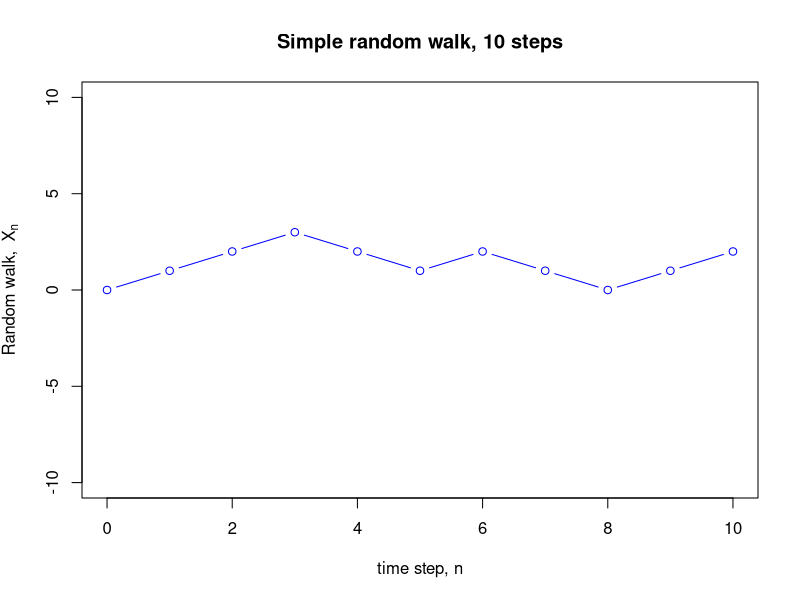
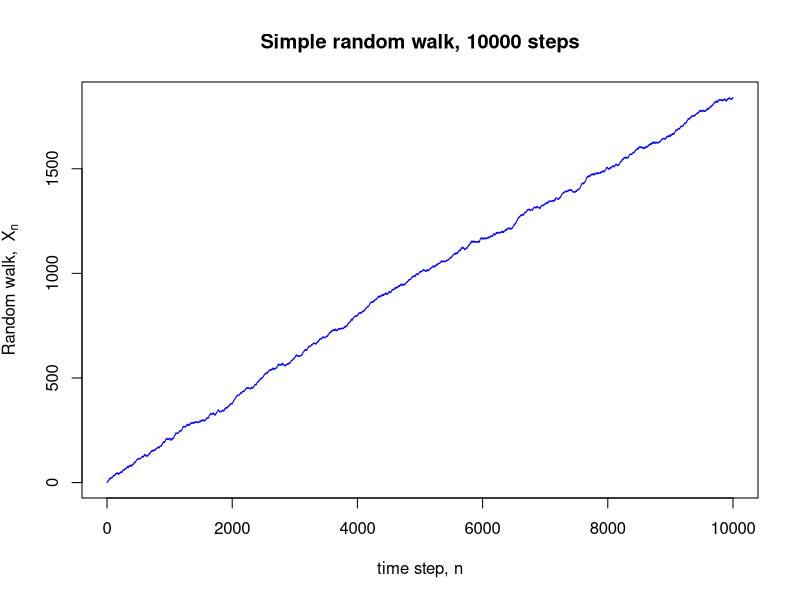
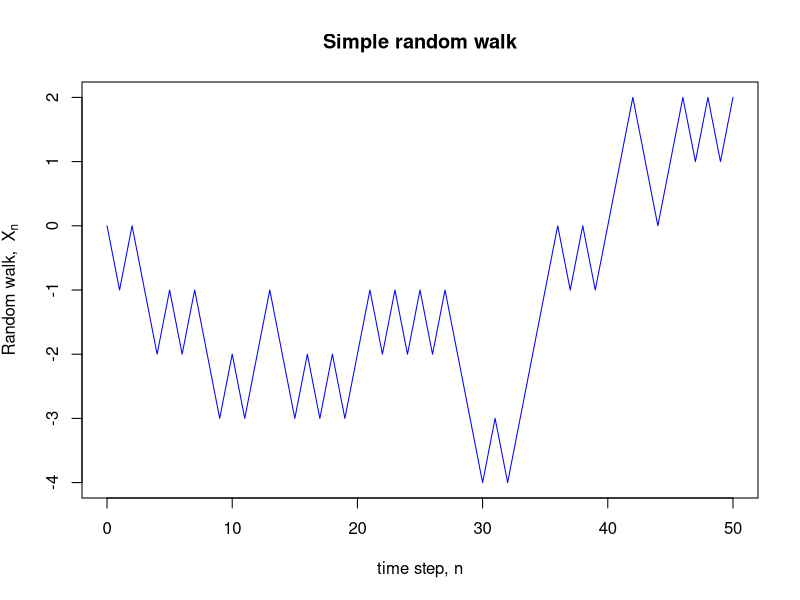

These figures' R source, in order:
## ---- chunk 1
p <- 0.6
N <- 10
Z <- rbinom(N, 1, p)
Z <- 2*Z - 1
## ---- chunk 2
X <- cumsum(Z)
X
## ---- chunk 3
c(0,X)
## ---- chunk 4
plot(0:N, c(0,X),
     type="b", col="blue",
     xlab="time step, n",
     ylim=c(-N,N), ylab=bquote("Random walk, " ~ X[n]),  # This gives X_n with a subscript
     main="Simple random walk, 10 steps")
## ---- chunk 5
N <- 10000
Z <- rbinom(N, 1, p)
Z <- 2*Z - 1
X <- cumsum(Z)
plot(0:N, c(0,X),
     type="l", col="blue",
     xlab="time step, n", 
     ylab=bquote("Random walk, " ~ X[n]),
     main="Simple random walk, 10000 steps")
## ---- chunk 6
RandomWalk <- function(N, p)
  {
    Z <- rbinom(N, 1, p)
    Z <- 2*Z - 1
    cumsum(Z)
  }
## ---- chunk 7
PlotRandomWalk <- function(X)
  {
    plot(0:length(X), c(0,X),
         type="l", col="blue",
         xlab="time step, n", 
         ylab=bquote("Random walk, " ~ X[n]),
         main="Simple random walk")
  }
## ---- chunk 8
X <- RandomWalk(50,0.3)
PlotRandomWalk(X)
## ---- chunk 9
N <- 100
trials <- 10000
samples <- replicate(trials, RandomWalk(N,p)[N])
mean(samples)
## ---- chunk 10
GamblersRuin <- function(p,a,m)
  {
    Money <- a  # Alice starts with £a
    
    while(Money > 0 && Money < m)  # until the game finishes...
      {
        Money <- Money + (2*rbinom(1,1,p) - 1)  # ...play another round
      }
    
    ifelse(Money == 0, 1, 0) # outputs 1 if Alice ruins; outputs 0 if Bob ruins
  }


p <- 0.4
a <- 2
m <- 5

trials <- 10000
GRsamples <- replicate(trials, GamblersRuin(p,a,m))
mean(GRsamples)  # estimated ruin probability
## ---- chunk 11
TrueRuinProb <- function(p,a,m)
  {
    rho <- (1-p)/p
    (rho^a - rho^m)/(1 - rho^m)
}

TrueRuinProb(p,a,m)
